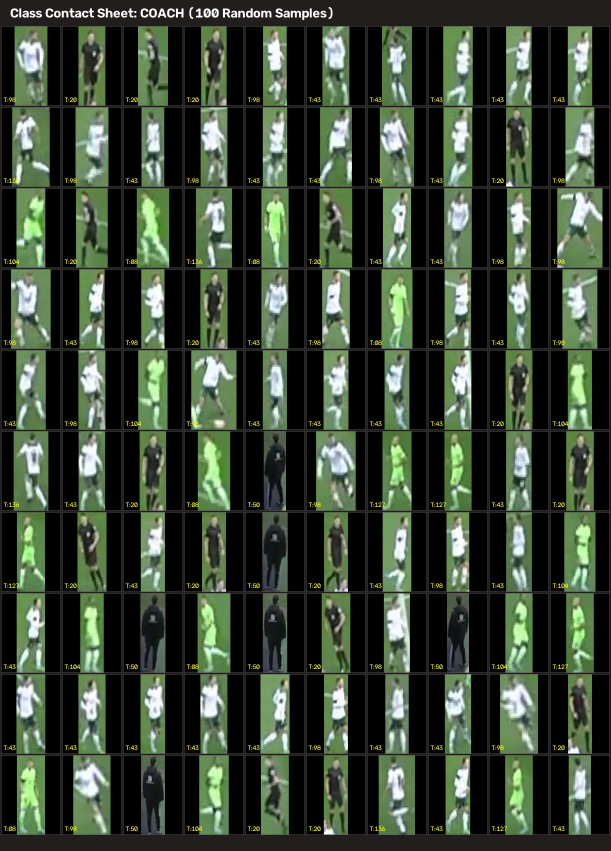
#> input picture COACH_sheet.jpg, 1222 x 1702 px (shown at 1/2 size)
$ python -i adaptive_preprocessor.py   (imports and definitions only)   (older library calls are emulated)
#> lines starting #> are read from the running program, lines starting #| are printed output that depends on the picture
#> further down, picture is the input picture: shape (1702, 1222, 3); mean B, G, R 52.2, 68.1, 56.6
### app/core/config.py
"""
Central Configuration Manager Module

Loads config.yaml and provides typed, structured configuration parameters
for all pipeline modules.
"""

import os
from pathlib import Path
from typing import Any, Dict, List, Tuple
import yaml

CONFIG_PATH = Path("config.yaml")


class ConfigManager:
    """Singleton Configuration Manager class."""

    _instance = None

    def __new__(cls, config_path: str = "config.yaml"):
        if cls._instance is None:
            cls._instance = super(ConfigManager, cls).__new__(cls)
            cls._instance._load_config(config_path)
        return cls._instance

    def _load_config(self, config_path: str) -> None:
        p = Path(config_path)
        if not p.exists():
            raise FileNotFoundError(f"Configuration file not found: {config_path}")
        with open(p, "r", encoding="utf-8") as f:
            self._config = yaml.safe_load(f)

    @property
    def raw(self) -> Dict[str, Any]:
        return self._config

    @property
    def device(self) -> str:
        return self._config.get("device", "cuda")

    @property
    def yolo_model_path(self) -> str:
        return self._config.get("models", {}).get("yolo_model_path", "yolov8x.pt")

    @property
    def confidence_threshold(self) -> float:
        return float(self._config.get("models", {}).get("confidence_threshold", 0.25))

    @property
    def iou_threshold(self) -> float:
        return float(self._config.get("models", {}).get("iou_threshold", 0.5))

    @property
    def image_size(self) -> int:
        return int(self._config.get("models", {}).get("image_size", 1280))

    @property
    def classes(self) -> List[int]:
        return self._config.get("models", {}).get("classes", [0, 32])

    @property
    def input_video_path(self) -> str:
        return self._config.get("video", {}).get("input_path", "videos/sample_video.mp4")

    @property
    def output_dir(self) -> Path:
        return Path(self._config.get("video", {}).get("output_dir", "outputs"))

    @property
    def max_frames(self) -> int:
        return int(self._config.get("video", {}).get("max_frames", 300))

    @property
    def fps(self) -> float:
        return float(self._config.get("video", {}).get("fps", 30.0))

    @property
    def pitch_length_m(self) -> float:
        return float(self._config.get("pitch", {}).get("length_m", 105.0))

    @property
    def pitch_width_m(self) -> float:
        return float(self._config.get("pitch", {}).get("width_m", 68.0))

    # [5 lines left out: function pitch_canvas_size, not called in this run]

    @property
    def tracker_config_path(self) -> str:
        return self._config.get("tracking", {}).get("tracker_config", "app/tracking/bytetrack_custom.yaml")

    @property
    def preprocessing_enabled(self) -> bool:
        return bool(self._config.get("preprocessing", {}).get("enabled", True))

    # [5 lines left out: function pitch_roi_polygon, not called in this run]

    @property
    def detection_filter_config(self) -> Dict[str, Any]:
        return self._config.get("detection_filter", {})

    @property
    def team_classification_config(self) -> Dict[str, Any]:
        return self._config.get("team_classification", {})

    @property
    def tracking_config(self) -> Dict[str, Any]:
        return self._config.get("tracking", {})

    @property
    def ball_max_missing_frames(self) -> int:
        return int(self.tracking_config.get("ball_max_missing_frames", 45))

    @property
    def ball_max_match_dist(self) -> float:
        return float(self.tracking_config.get("ball_max_match_dist", 180.0))

    @property
    def min_track_frames(self) -> int:
        return int(self.tracking_config.get("min_track_frames", 2))


# Global config instance
get_config = ConfigManager

### app/preprocessing/adaptive_preprocessor.py
import cv2
import numpy as np
from typing import Dict, List, Tuple

from app.core.config import get_config


class AdaptivePreprocessor:
    def __init__(self) -> None:
        self.metrics: List[Dict] = []
        self._config = get_config()

    # [42 lines left out: functions measure, white_balance, gamma, not called in this run]

    @staticmethod
    def clahe(frame: np.ndarray, clip: float = 1.8, grid: Tuple[int, int] = (8, 8)) -> np.ndarray:
#> called with clip = 1.8, grid = (8, 8)
        lab = cv2.cvtColor(frame, cv2.COLOR_BGR2LAB)
#> lab: shape (1702, 1222, 3); mean of channels 0, 1, 2 68, 121, 135.2
        l, a, b = cv2.split(lab)
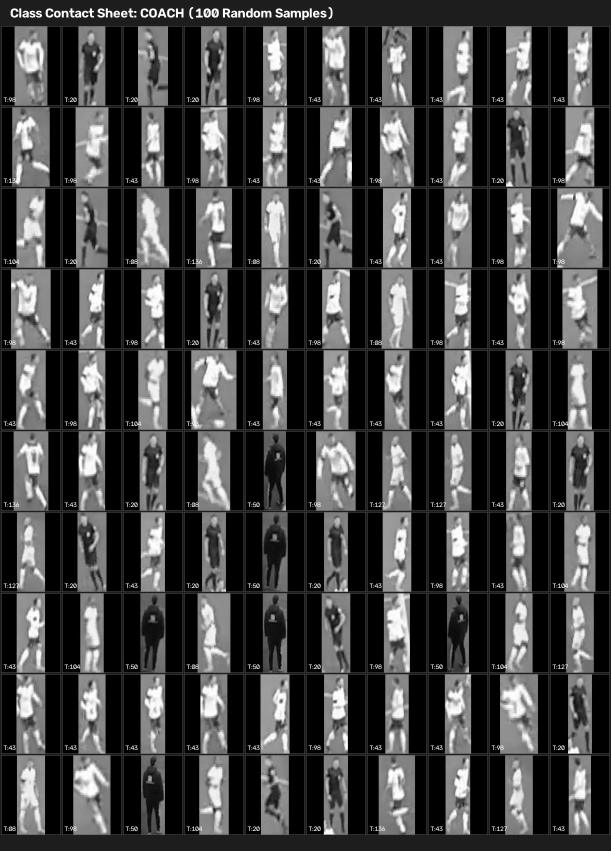
#> l: shape (1702, 1222) (shown at 1/2 size); min 0, max 255, mean 68
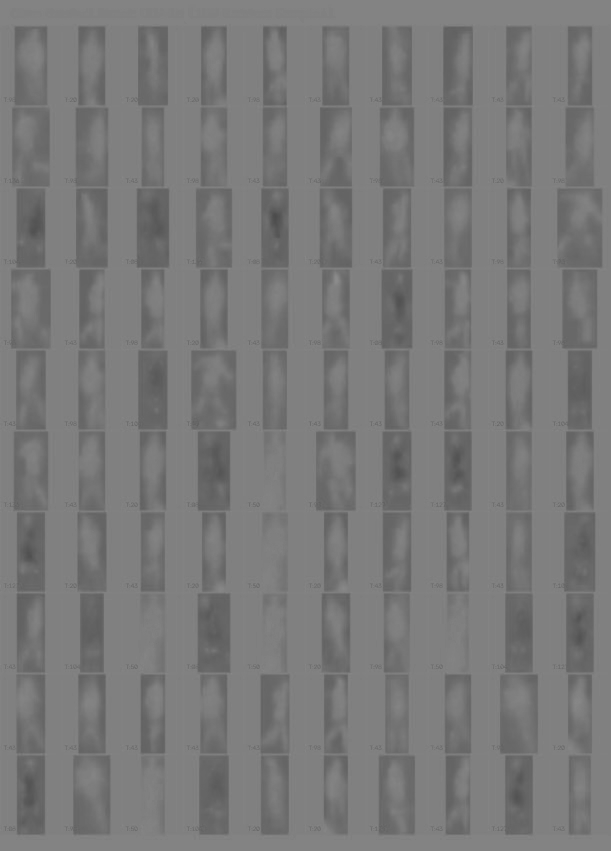
#> a: shape (1702, 1222) (shown at 1/2 size); min 75, max 140, mean 121
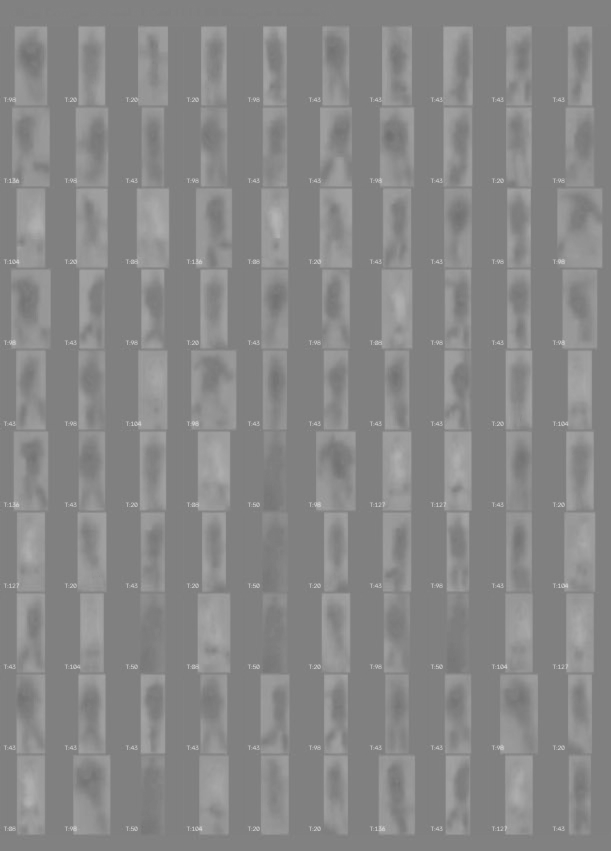
#> b: shape (1702, 1222) (shown at 1/2 size); min 110, max 212, mean 135.2
        cl = cv2.createCLAHE(clipLimit=clip, tileGridSize=grid).apply(l)
        return cv2.cvtColor(cv2.merge((cl, a, b)), cv2.COLOR_LAB2BGR)

    # [54 lines left out: functions sharpen, apply, not called in this run]

>>> import cv2
>>> picture = cv2.imread('../../COACH_sheet.jpg')
>>> result = AdaptivePreprocessor().clahe(picture)

$ run again, on REFEREE_sheet.jpg
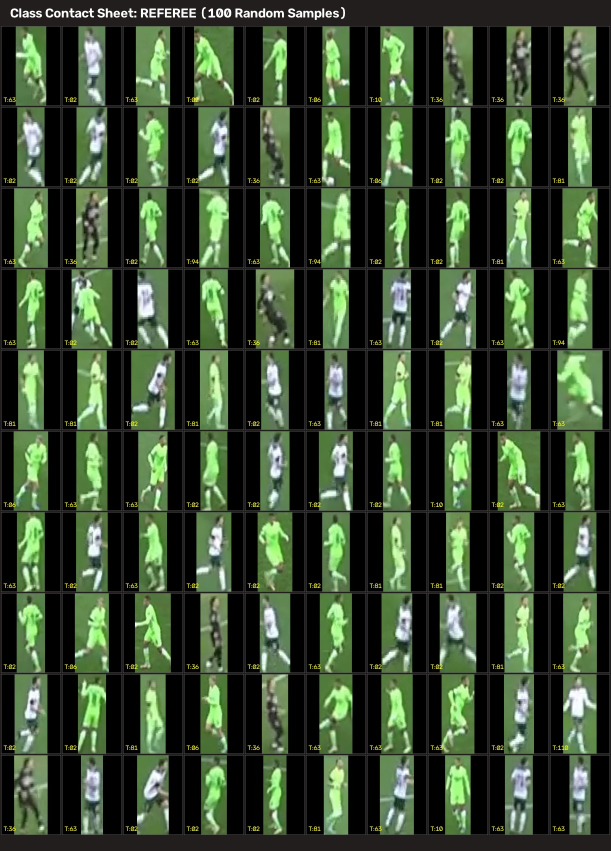
#> input picture REFEREE_sheet.jpg, 1222 x 1702 px (shown at 1/2 size)
#> picture is the input picture: shape (1702, 1222, 3); mean B, G, R 49.9, 74.2, 57.6
#> lab: shape (1702, 1222, 3); mean of channels 0, 1, 2 73.2, 117.8, 139
#> in clahe, `l, a, b = cv2.split(lab)`:
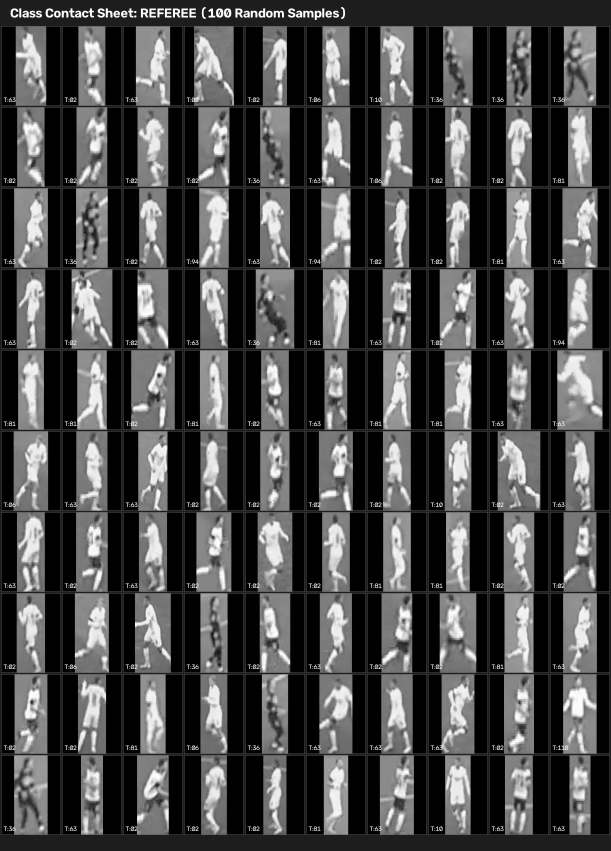
#> l: shape (1702, 1222) (shown at 1/2 size); min 0, max 255, mean 73.2
#> in clahe, `l, a, b = cv2.split(lab)`:
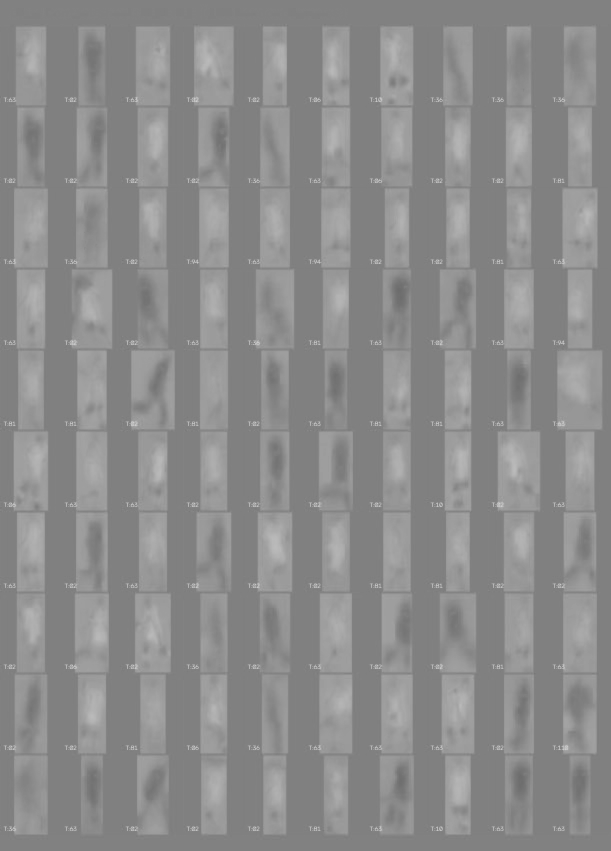
#> b: shape (1702, 1222) (shown at 1/2 size); min 108, max 211, mean 139

$ run again, on TEAM_A_sheet.jpg
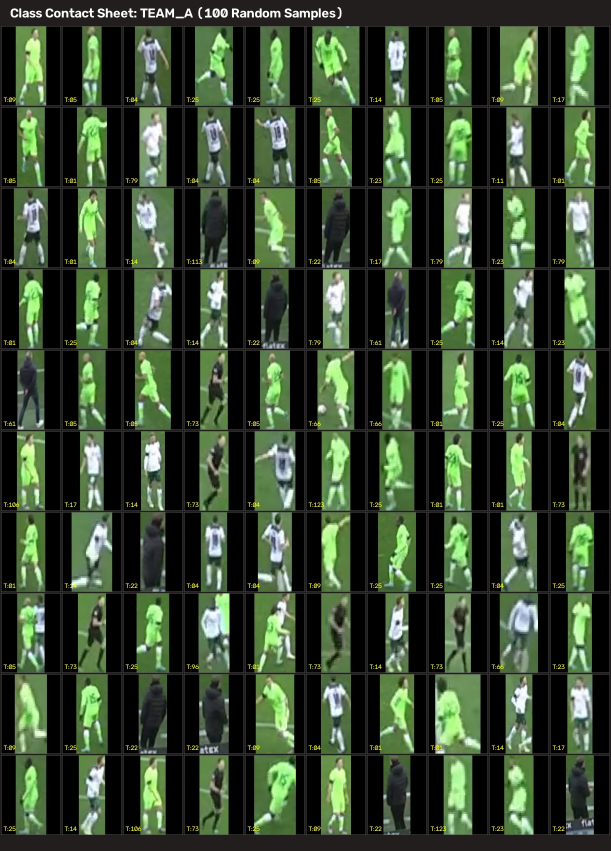
#> input picture TEAM_A_sheet.jpg, 1222 x 1702 px (shown at 1/2 size)
#> picture is the input picture: shape (1702, 1222, 3); mean B, G, R 48.8, 71.3, 55.7
#> lab: shape (1702, 1222, 3); mean of channels 0, 1, 2 70.4, 118.4, 138.2
#> in clahe, `l, a, b = cv2.split(lab)`:
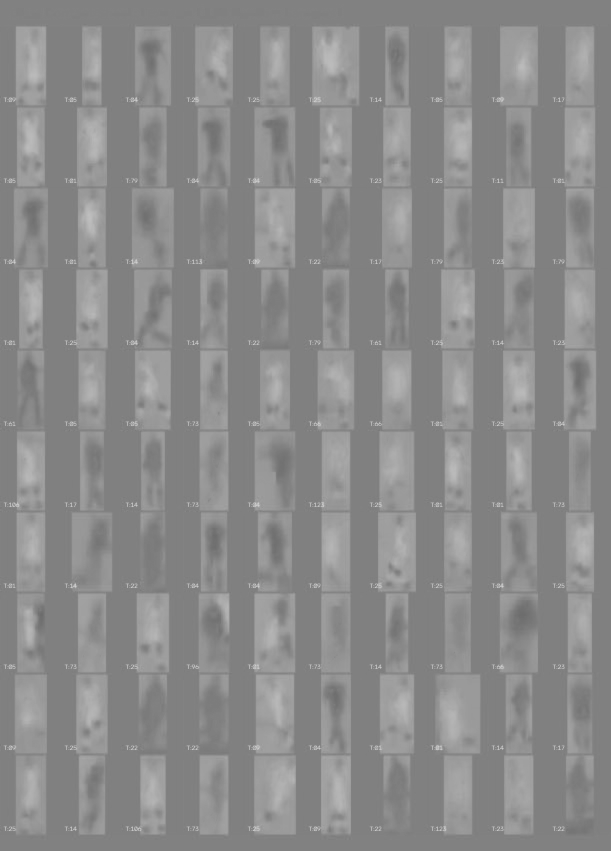
#> b: shape (1702, 1222) (shown at 1/2 size); min 107, max 213, mean 138.2
#> in clahe, `return cv2.cvtColor(cv2.merge((cl, a, b)), cv2.COLOR_LAB2BGR)`:
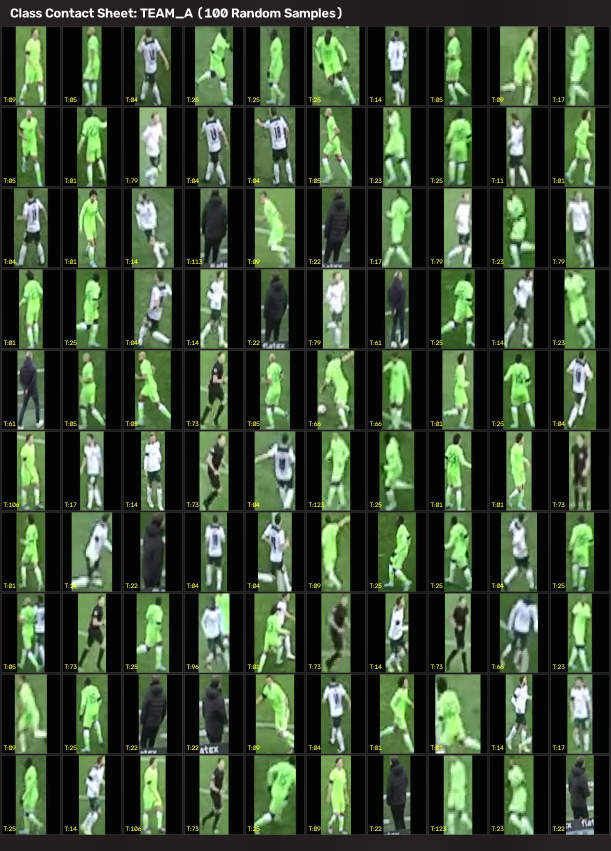
#> returned value: shape (1702, 1222, 3) (shown at 1/2 size); mean B, G, R 51.9, 74.5, 58.8

$ run again, on TEAM_B_sheet.jpg
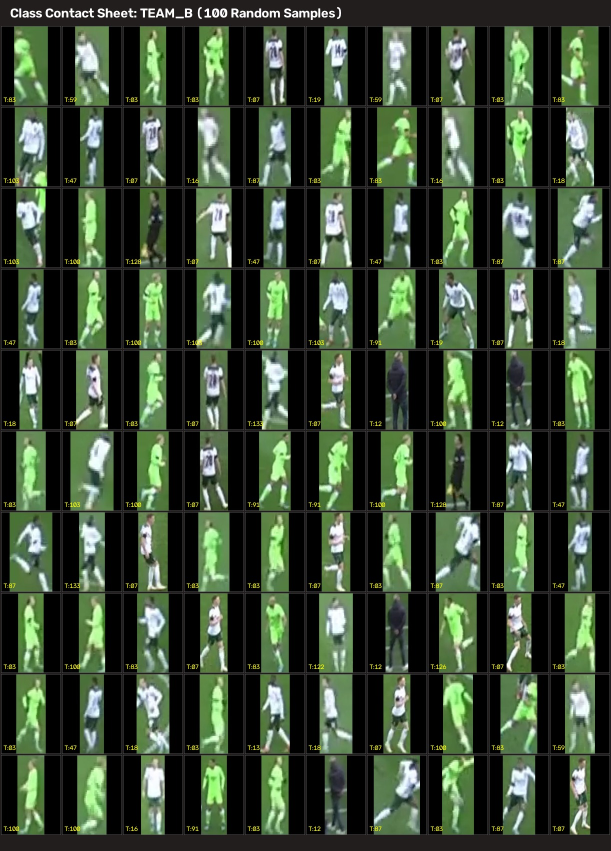
#> input picture TEAM_B_sheet.jpg, 1222 x 1702 px (shown at 1/2 size)
#> picture is the input picture: shape (1702, 1222, 3); mean B, G, R 52.4, 72.2, 57.6
#> lab: shape (1702, 1222, 3); mean of channels 0, 1, 2 71.7, 119.2, 136.9
#> in clahe, `l, a, b = cv2.split(lab)`:
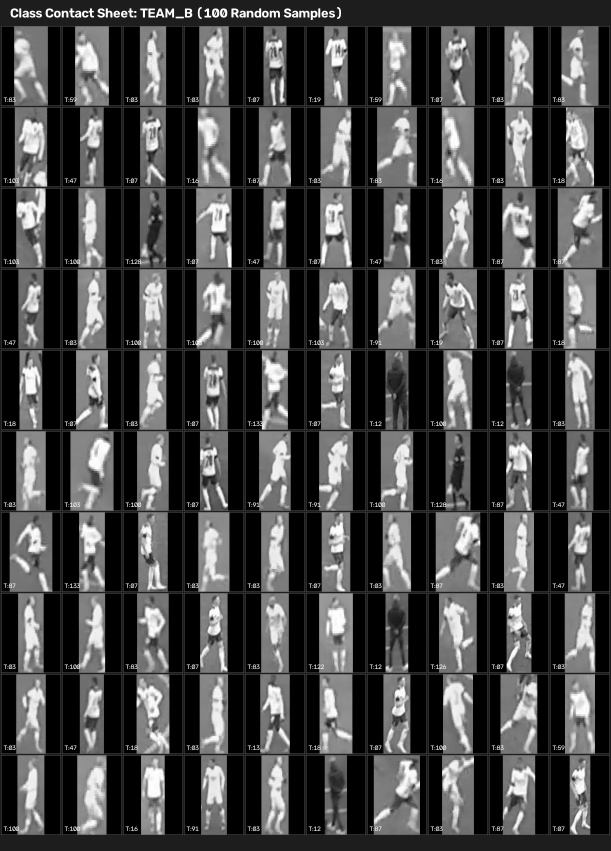
#> l: shape (1702, 1222) (shown at 1/2 size); min 0, max 255, mean 71.7
#> in clahe, `l, a, b = cv2.split(lab)`:
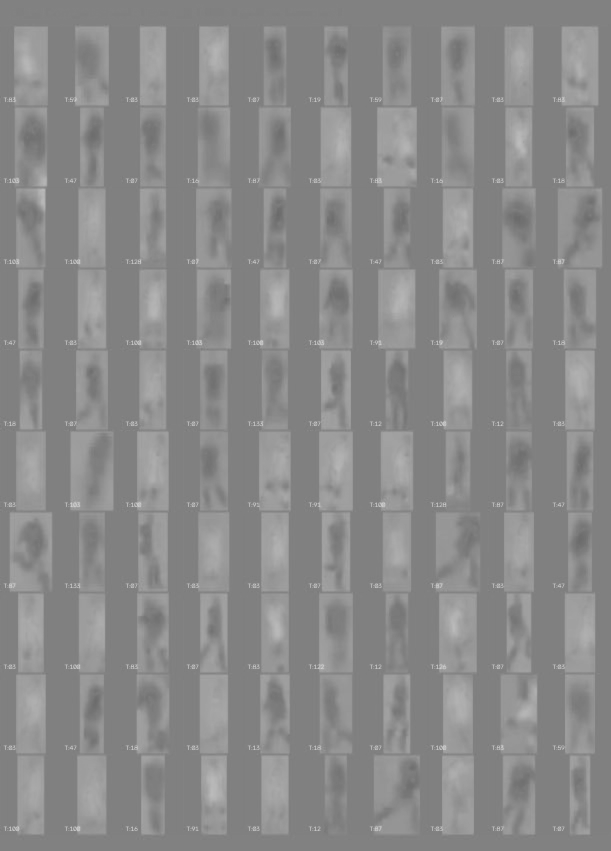
#> b: shape (1702, 1222) (shown at 1/2 size); min 104, max 213, mean 136.9
